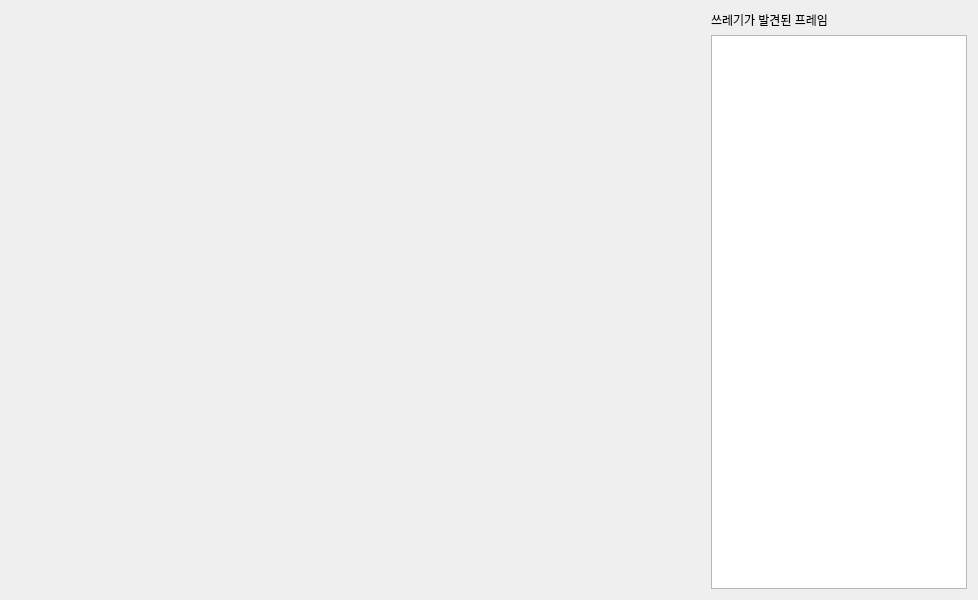
<?xml version="1.0" encoding="UTF-8"?>
<ui version="4.0">
 <class>Dialog</class>
 <widget class="QDialog" name="Dialog">
  <property name="geometry">
   <rect>
    <x>0</x>
    <y>0</y>
    <width>978</width>
    <height>600</height>
   </rect>
  </property>
  <property name="windowTitle">
   <string>영상 분석 결과</string>
  </property>
  <layout class="QGridLayout" name="gridLayout">
   <item row="1" column="1">
    <layout class="QHBoxLayout" name="horizontalLayout">
     <item>
      <widget class="matplotlibWidget" name="frameWidget" native="true">
       <property name="sizePolicy">
        <sizepolicy hsizetype="Expanding" vsizetype="Preferred">
         <horstretch>0</horstretch>
         <verstretch>0</verstretch>
        </sizepolicy>
       </property>
      </widget>
     </item>
     <item>
      <layout class="QVBoxLayout" name="verticalLayout">
       <property name="spacing">
        <number>6</number>
       </property>
       <item>
        <widget class="QLabel" name="label_2">
         <property name="sizePolicy">
          <sizepolicy hsizetype="Fixed" vsizetype="Fixed">
           <horstretch>0</horstretch>
           <verstretch>0</verstretch>
          </sizepolicy>
         </property>
         <property name="text">
          <string>쓰레기가 발견된 프레임</string>
         </property>
        </widget>
       </item>
       <item>
        <widget class="QListWidget" name="frameList">
         <property name="sizePolicy">
          <sizepolicy hsizetype="Fixed" vsizetype="Expanding">
           <horstretch>0</horstretch>
           <verstretch>0</verstretch>
          </sizepolicy>
         </property>
        </widget>
       </item>
      </layout>
     </item>
    </layout>
   </item>
  </layout>
 </widget>
 <customwidgets>
  <customwidget>
   <class>matplotlibWidget</class>
   <extends>QWidget</extends>
   <header>matplotlibwidget</header>
   <container>1</container>
  </customwidget>
 </customwidgets>
 <resources/>
 <connections/>
</ui>
